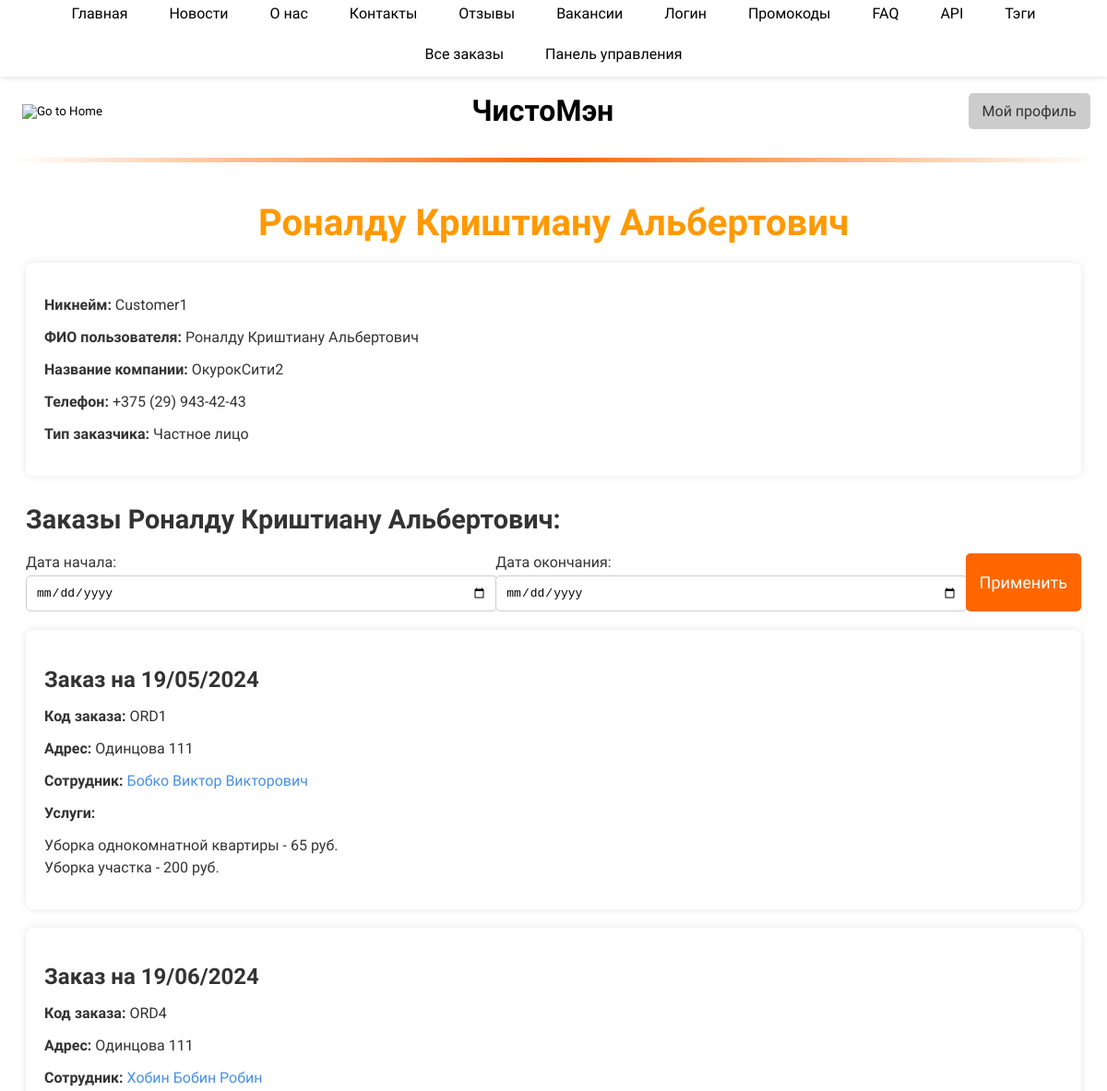
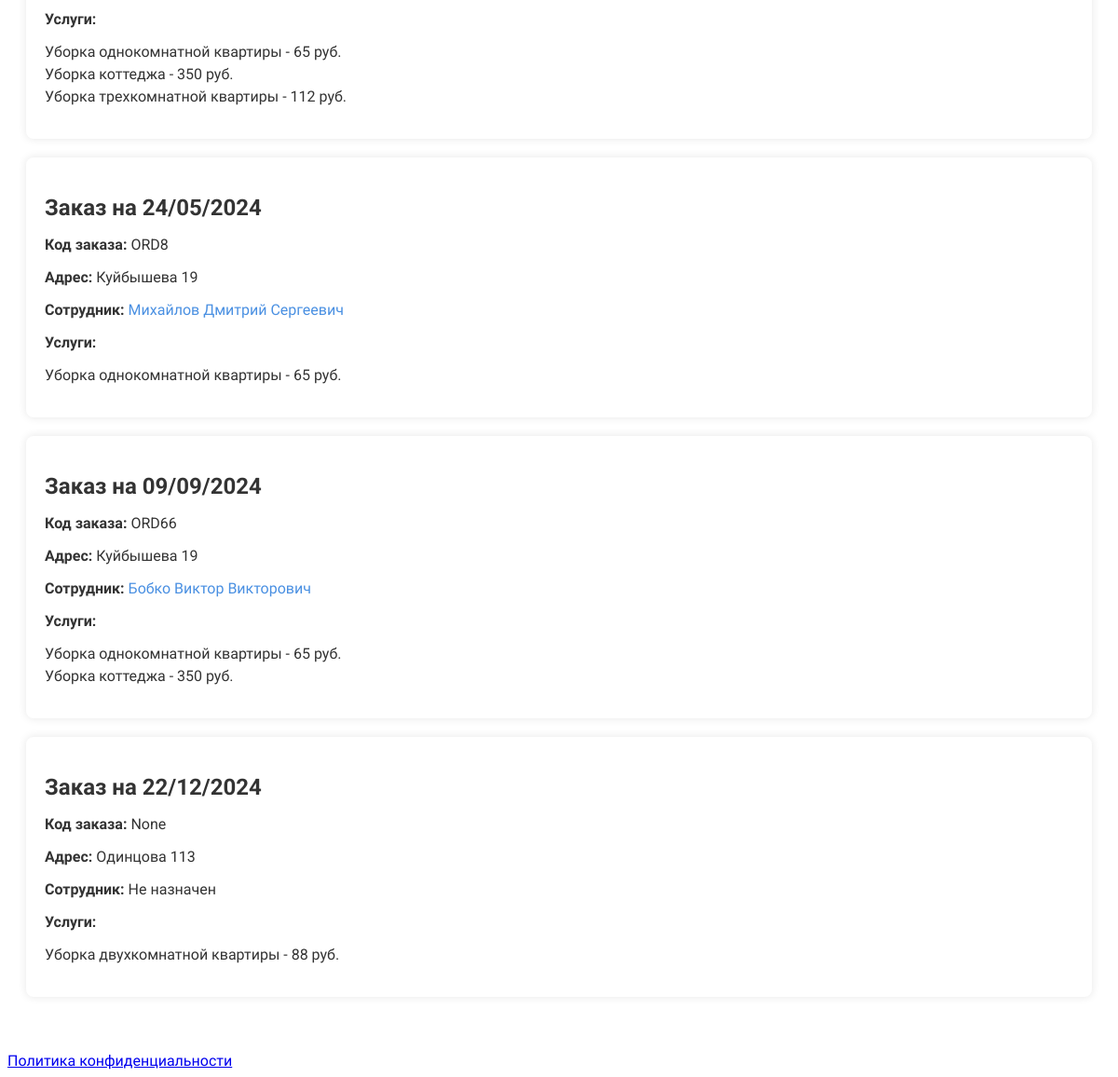
The page /customer/2/ (signed in) on the database its author committed (2 pictures, top to bottom).
### main/models.py (models this page shows, shortened)
class Customer(models.Model):
    user = models.OneToOneField(User, on_delete=models.CASCADE)
    full_name = models.CharField(max_length=100, verbose_name='ФИО заказчика')
    birth_date = models.DateField(verbose_name='Дата рождения',default=date(2000, 1, 1))
    company_name = models.CharField(max_length=100, verbose_name='Название компании', blank=True, null=True)
    contact_phone = models.CharField(max_length=20, verbose_name='Контактный телефон')
    CUSTOMER_TYPE_CHOICES = (
        ('individual', 'Частное лицо'),
        ('legal_entity', 'Юридическое лицо'),
    )
    customer_type = models.CharField(max_length=20, choices=CUSTOMER_TYPE_CHOICES, verbose_name='Тип заказчика')
    cart = models.ManyToManyField(Service, related_name='customers_cart', blank=True)
    class Meta:
        verbose_name = 'Клиент'
        verbose_name_plural = 'Клиенты'

class Order(models.Model):
    order_code = models.CharField(max_length=100, unique=True,blank=True, null=True, verbose_name='Код заказа')
    services = models.ManyToManyField('Service', related_name='orders', verbose_name='Услуги')
    address = models.CharField(max_length=255, verbose_name='Адрес проведения работ')
    date_of_work = models.DateTimeField(default=timezone.now, verbose_name='Дата проведения работ')
    customer = models.ForeignKey('Customer', on_delete=models.CASCADE, related_name='orders', verbose_name='Клиент')
    employee = models.ForeignKey('Employee', on_delete=models.CASCADE, related_name='orders', verbose_name='Сотрудник', blank=True, null=True)
    promo_code = models.ForeignKey('PromoCode', on_delete=models.SET_NULL, null=True, blank=True, related_name='orders', verbose_name='Промокод')
    class Meta:
        verbose_name = 'Заказ'
        verbose_name_plural = 'Заказы'

class Employee(models.Model):
    user = models.OneToOneField(User, on_delete=models.CASCADE, related_name='employee_profile')
    full_name = models.CharField(max_length=100, verbose_name='ФИО сотрудника')
    birth_date = models.DateField(verbose_name='Дата рождения',default=date(2000, 1, 1))
    specializations = models.ManyToManyField(EmployeeSpecialization, related_name='employees', verbose_name='Специализации')
    photo = models.ImageField(upload_to='employee_photos/', blank=True, null=True, verbose_name='Фото')
    work_phone = models.CharField(max_length=20, blank=True, null=True, verbose_name='Рабочий телефон')
    work_email = models.EmailField(max_length=254, blank=True, null=True, verbose_name='Рабочая почта')
    description = models.TextField(blank=True, null=True, verbose_name='Описание работ')
    class Meta:
        verbose_name = 'Сотрудник'
        verbose_name_plural = 'Сотрудники'

class Service(models.Model):
    title = models.CharField('Название',max_length=50)
    description = models.TextField('Описание')
    price = models.IntegerField('Стоимость',default=100)
    service_type = models.ForeignKey(ServiceType, on_delete=models.CASCADE, verbose_name='Тип услуги',default=1)
    publish = models.DateTimeField(default=timezone.now)
    class Meta:
        verbose_name = 'Услуга'
        verbose_name_plural = 'Услуги'

### main/views.py (the view, shortened to what this page needs)
# urls.py: path('customer/<int:customer_id>/', views.customer_detail, name='customer_detail'),
def customer_detail(request, customer_id):
    user_is_superuser = request.user.is_superuser
    customer = get_object_or_404(Customer, id=customer_id)
    orders = Order.objects.filter(customer_id=customer_id)
    total_cost = 0
    start_date = request.GET.get('start_date')
    end_date = request.GET.get('end_date')
    return render(request, 'main/profile/customer_detail.html', {
        'customer': customer,
        'orders': orders,
        'user_is_superuser': user_is_superuser,
        'total_cost': total_cost,
        'start_date': start_date,
        'end_date': end_date
    })

### main/context_processors.py (called while the page is built)
def partners_processor(request):
    partners = Partner.objects.all()
    return {
        'partners': partners,
    }

### main/templates/main/profile/customer_detail.html (shortened to what this page needs)
{% extends 'main/base.html' %}
{% block content %}
<div class="customer-profile">
    <h1 class="customer-profile-name">{{ customer.full_name }}</h1>
    <div class="customer-profile-details">
        <p><strong>Никнейм:</strong> {{ customer.user.username }}</p>
        <p><strong>ФИО пользователя:</strong> {{ customer.full_name }}</p>
        <p><strong>Название компании:</strong> {{ customer.company_name }}</p>
        <p><strong>Телефон:</strong> {{ customer.contact_phone }}</p>
        <p><strong>Тип заказчика:</strong> {{ customer.get_customer_type_display }}</p>
    </div>
    {% if user_is_superuser %}
    <div class="customer-orders">
        <h1 class="customer-orders-title">Заказы {{ customer.full_name }}:</h1>
        <form method="get" action="{% url 'customer_detail' customer.id %}" class="date-filter-form">
            <div class="date-filter-form-group">
                <label for="start_date" class="date-filter-form-label">Дата начала:</label>
                <input type="date" id="start_date" name="start_date" value="{{ start_date|default_if_none:'' }}" class="date-filter-form-input">
            </div>
            <div class="date-filter-form-group">
                <label for="end_date" class="date-filter-form-label">Дата окончания:</label>
                <input type="date" id="end_date" name="end_date" value="{{ end_date|default_if_none:'' }}" class="date-filter-form-input">
            </div>
            <button type="submit" class="submit-button">Применить</button>
        </form>
        {% for order in orders %}
        <div class="customer-order">
            <h2 class="customer-order-date">Заказ на {{ order.date_of_work | date:"d/m/Y" }}</h2>
            <p><strong>Код заказа:</strong> {{ order.order_code }}</p>
            <p><strong>Адрес:</strong> {{ order.address }}</p>
            <p><strong>Сотрудник:</strong>
                {% if order.employee %}
                <a href="{% url 'employee_detail' order.employee.id %}" class="customer-order-employee">{{ order.employee.full_name }}</a>
                {% else %}
                    Не назначен
                {% endif %}
            </p>
            <p><strong>Услуги:</strong></p>
            <ul class="customer-order-services">
                {% for service in order.services.all %}
                    <li class="customer-order-service-item">{{ service.title }} - {{ service.price }} руб.</li>
                {% endfor %}
            </ul>
        </div>
        {% endfor %}
    </div>
    {% endif %}
</div>
{% endblock %}

### main/static/css/style.css (style rules this page uses)
body { font-family: 'Roboto', Arial, sans-serif; background-color: white; font-kerning: normal; }
button { cursor: pointer; }
.submit-button { background-color: #ff6600; color: white; font-size: 18px; padding: 10px 15px; border: none; border-radius: 5px; transition: background-color 0.3s; }
.customer-profile { color: #333; padding: 20px; }
.customer-profile-name { text-align: center; font-size: 2.5em; margin-bottom: 20px; color: #ff9900; }
.customer-profile-details { background-color: #fff; padding: 20px; border-radius: 8px; box-shadow: 0 0 10px rgba(0, 0, 0, 0.1); margin-bottom: 30px; }
.customer-orders { margin-top: 30px; }
.customer-orders-title { font-size: 1.8em; color: #333; margin-bottom: 20px; }
.date-filter-form { display: flex; flex-wrap: wrap; gap: 20px; margin-bottom: 20px; }
.date-filter-form-group { flex: 1; }
.date-filter-form-label { display: block; margin-bottom: 5px; font-size: 1em; }
.date-filter-form-input { width: 100%; padding: 10px; font-size: 1em; border-radius: 5px; border: 1px solid #ccc; }
.customer-order { background-color: #fff; padding: 20px; border-radius: 8px; box-shadow: 0 0 10px rgba(0, 0, 0, 0.1); margin-bottom: 20px; }
.customer-order-date { font-size: 1.5em; margin-bottom: 10px; }
.customer-order-employee { color: #4a90e2; text-decoration: none; }
.customer-order-services { list-style-type: none; padding-left: 0; }
.customer-order-service-item { margin-bottom: 5px; }

### rows shown on the page
Customer: full_name "Роналду Криштиану Альбертович", user.username "Customer1", company_name "ОкурокСити2", contact_phone "+375 (29) 943-42-43", customer_type "Частное лицо"
Order: date_of_work "19/05/2024", order_code "ORD1", address "Одинцова 111", employee.full_name "Бобко Виктор Викторович"
Service: title "Уборка однокомнатной квартиры", price "65"
Service: title "Уборка участка", price "200"
Order: date_of_work "19/06/2024", order_code "ORD4", address "Одинцова 111", employee.full_name "Хобин Бобин Робин"
Service: title "Уборка коттеджа", price "350"
Service: title "Уборка трехкомнатной квартиры", price "112"
Order: date_of_work "24/05/2024", order_code "ORD8", address "Куйбышева 19", employee.full_name "Михайлов Дмитрий Сергеевич"
Order: date_of_work "09/09/2024", order_code "ORD66", address "Куйбышева 19", employee.full_name "Бобко Виктор Викторович"
Order: date_of_work "22/12/2024", order_code "None", address "Одинцова 113", shows "Не назначен"
Service: title "Уборка двухкомнатной квартиры", price "88"
